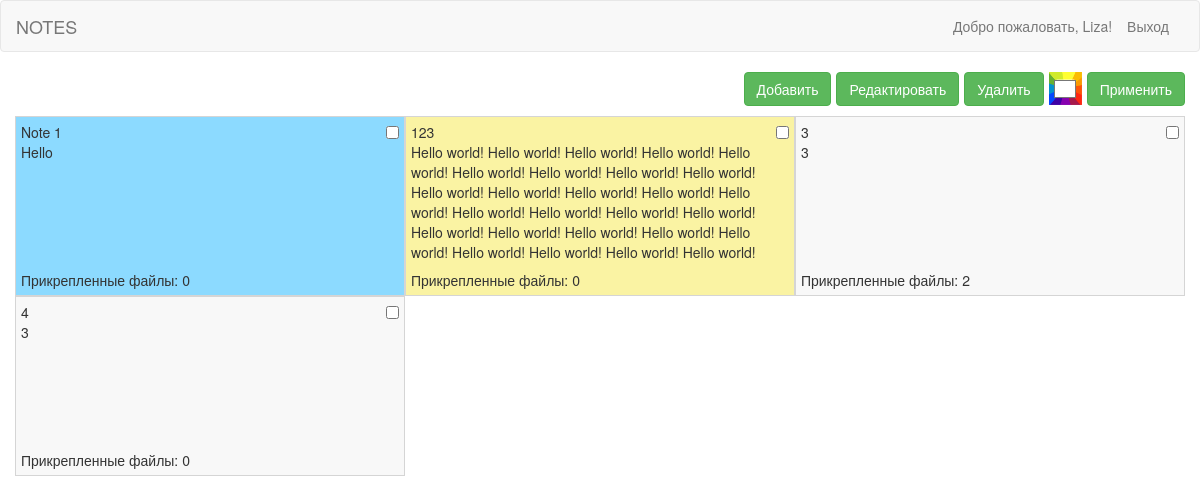
Page /notes.php (signed in) on the committed database.
### tables this page shows
CREATE TABLE IF NOT EXISTS `users` (
  `id_users` int(11) NOT NULL AUTO_INCREMENT,
  `login` varchar(50) NOT NULL,
  `password` varchar(50) NOT NULL,
  PRIMARY KEY (`id_users`)
);

CREATE TABLE IF NOT EXISTS `note` (
  `id` int(11) NOT NULL AUTO_INCREMENT,
  `name` varchar(50) NOT NULL,
  `content` longtext NOT NULL,
  `id_users` int(11) NOT NULL,
  `color` varchar(10) DEFAULT NULL,
  PRIMARY KEY (`id`),
  KEY `id_users` (`id_users`)
);

### notes.php (the view, shortened to what this page needs)
<?php
$connect = mysqli_connect("localhost", "root") or die(mysqli_error($connect));
mysqli_select_db($connect, "notes") or die(mysqli_error($connect));
mysqli_set_charset($connect, "utf8") or die(mysqli_error($connect));
$user_id = mysqli_real_escape_string($connect, $_SESSION['user_id']);
$query_string = "SELECT n.*, count(f.file) AS count FROM note AS n LEFT JOIN files AS f ON n.id=f.id_note WHERE n.id_users=$user_id GROUP BY n.id";
$query = mysqli_query($connect, $query_string);
$user_name = mysqli_fetch_assoc(mysqli_query($connect, "SELECT login FROM users  WHERE id_users=$user_id"));
?>
<!DOCTYPE>
<html>
<head>
    <link rel="stylesheet" type="text/css" href="./css/bootstrap.css">
    <link rel="stylesheet" type="text/css" href="./css/notes_style.css">
</head>
<body>
<nav class="navbar navbar-default">
    <div class="container-fluid">
        <div class="navbar-header">
            <a class="navbar-brand" href="#">NOTES</a>
        </div>
        <div class="collapse navbar-collapse" id="bs-example-navbar-collapse-1">
            <ul class="nav navbar-nav navbar-right">
                <li><p class="welcome">Добро пожаловать, <?=$user_name['login']?>!</p></li>
                <li><a href="#" name="exit">Выход</a></li>
            </ul>
        </div>
    </div>
</nav>
<div class="container">
    <div class="row">
        <input  name="accept" type="button" class="btn btn-success pull-right add" value="Применить">
        <img src="./img/colors.png" width=33px class="pull-right add img">
        <input type="color" class="pull-right add color" value="#FFFFFF">
        <input name="delete" type="button" class="btn btn-success pull-right add" value="Удалить">
        <button id="edit" type="button" class="btn btn-success pull-right add" data-toggle="modal" data-target="#editModal">Редактировать</button>
        <button id="add" type="button" class="btn btn-success pull-right add" data-toggle="modal" data-target="#myModal">Добавить</button>
    </div>
    <div class="notes row">
        <?php while ($row = mysqli_fetch_assoc($query)) { ?>
        <div class="col-md-4 note" style="background-color:<?= $row['color'] ?>" data-id="<?= $row['id'] ?>">
            <input type="checkbox" class="pull-right">
            <div><?= $row['name'] ?></div>
            <div class="content"><?= $row['content'] ?></div>
            <div class="footer">Прикрепленные файлы: <?= $row['count']?></div>
        </div>
        <?php } ?>
    </div>
</div>
</body>
</html>

### css/notes_style.css (style rules this page uses)
.notes > div { padding: 5px; }
.add { margin-bottom: 10px; margin-left: 5px; }
.color { padding: 3.5px; margin-right: -38px; border: 0; background: 0; width:33px; height:33px; }
.note { height: 180px; border: 1px solid #d5d5d5; background-color: #f8f8f8; }
.welcome { position: relative; color: #777777; padding-top: 15px; display: block; }
.footer { position: absolute; padding: 3px 5px 0 5px; left:-0.1px; bottom: 0; width:100%; height: 28px; }
.content { overflow-y: auto; overflow-x: hidden; position: relative; margin-bottom: 20px; max-height: 73%; }

### rows in the picture
users: login "Liza"
note: name "Note 1", content "Hello", count "0"
note: name "123", content "Hello world! Hello world! Hello world! Hello world! Hello world! Hello world! Hello world! Hello world! Hello world! Hello world! Hello world! Hello world! Hello world! Hello world! Hello world! Hello world! Hello world! Hello world! Hello world! Hello world! Hello world! Hello world! Hello world! Hello world! Hello world! Hello world! Hello world!…", count "0"
note: name "3", content "3", count "2"
note: name "4", content "3", count "0"
